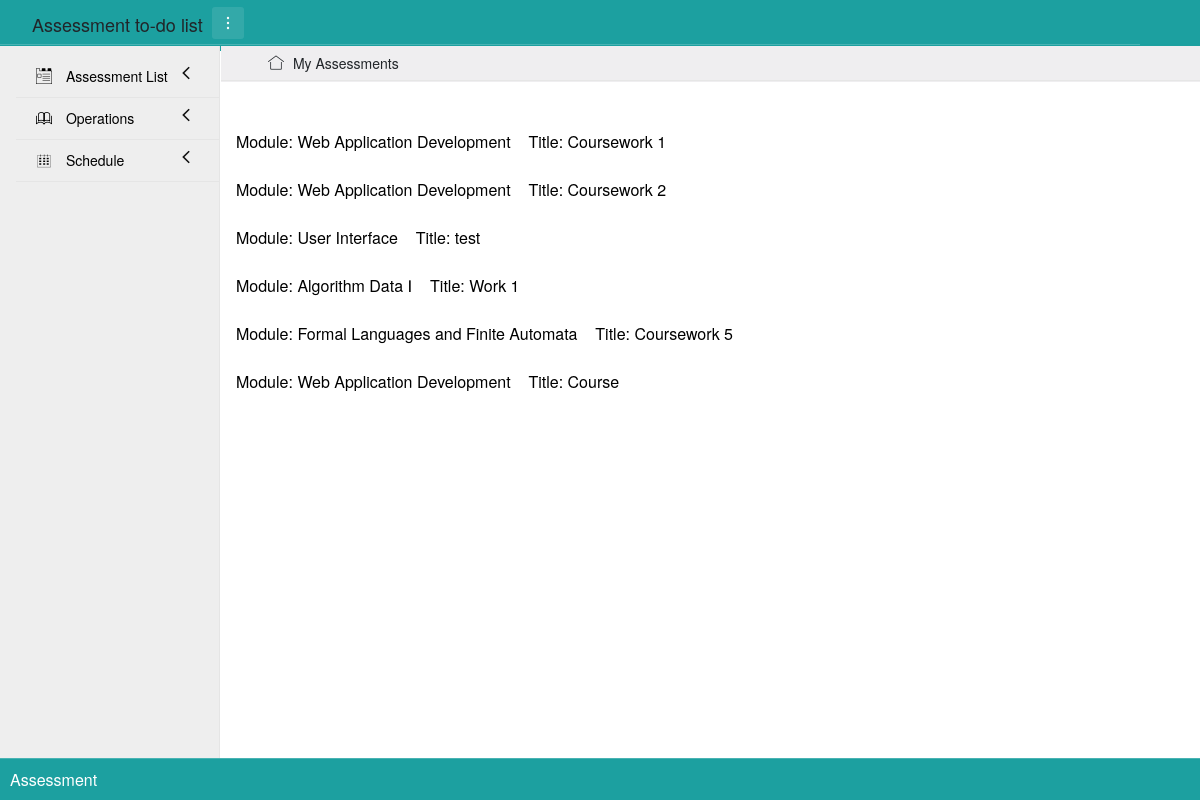
/turn?day=14, run on the app's committed database.
### app/models.py (models this page shows)
class Assessment(db.Model):
    __tablename__ = 'assessments'
    id = db.Column(db.Integer, primary_key=True)
    module = db.Column(db.String(100))
    title = db.Column(db.String(100))
    code = db.Column(db.String(10))
    release_day = db.Column(db.Date())      # the date that assessment begins
    deadline = db.Column(db.Date())
    description = db.Column(db.String(3000))
    status = db.Column(db.Boolean())    # there are two status, 1 is completed, 0 is uncompleted

### app/views.py (the view)
@app.route('/turn', methods=['GET'])
def turn():
    day = request.args.get('day')
    curr_time = datetime.now()
    day = datetime(curr_time.year, curr_time.month, int(day)).date()
    print(day)
    plan = Plan.query.filter_by(day=day).all()
    task = Assessment.query.all()
    print(plan)
    left_assessment = []
    num = []
    for i in plan:
        num.append(i.work)
    print(num)
    for k in task:
        if k.id not in num:
            left_assessment.append(k)
    print(left_assessment)
    return render_template('choose.html', PageTitle='Choose', assessments=left_assessment, day=day.day)

### app/templates/choose.html (shortened to what this page needs)
{% extends "base.html" %}
{% block content %}
<br>
<br>
<div class="layui-container">
    {% for k in assessments %}
    <div class="layui-row">
        <a href="{{ url_for('choose', day_p=day, id=k.id) }}">
            Module: {{k.module}}&nbsp;&nbsp;&nbsp; Title: {{k.title}}
        </a>
    </div>
    <br>
    {% endfor %}
</div>
{% endblock %}

### app/static/css/index.css (style rules this page uses)
a { color: black; padding: 0; text-decoration: none; }

### data on the page
Assessment: module "Web Application Development", title "Coursework 1"
Assessment: module "Web Application Development", title "Coursework 2"
Assessment: module "User Interface", title "test"
Assessment: module "Algorithm Data Ⅰ", title "Work 1"
Assessment: module "Formal Languages and Finite Automata", title "Coursework 5"
Assessment: module "Web Application Development", title "Course"
